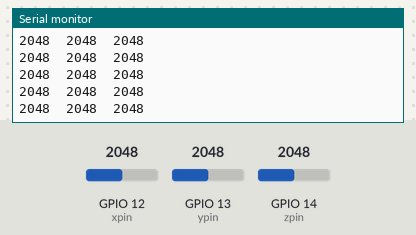
The sketch below on a simulated ESP32. Parts: the last lines printed to the serial monitor. Inputs (shaded band) come from the test bench; at power-on: GPIO 12 (xpin) = 2048, GPIO 13 (ypin) = 2048, GPIO 14 (zpin) = 2048.

Above: at 1.2 s.
1.3 s: GPIO 12 (xpin) set to 2866
At 1.31 s:
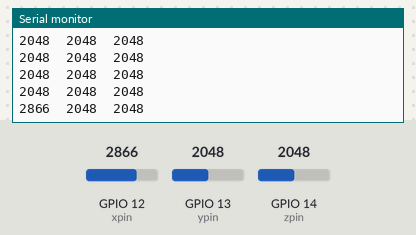
2.8 s: GPIO 13 (ypin) set to 2866
At 2.82 s:
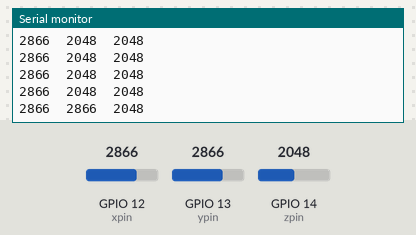
4.3 s: GPIO 14 (zpin) set to 2866
At 4.32 s:
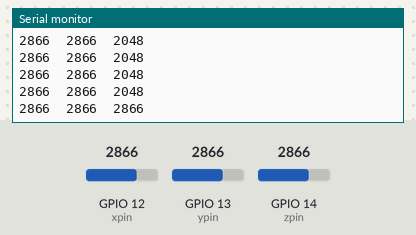
5.8 s: GPIO 12 (xpin) set to 3603
At 5.83 s:
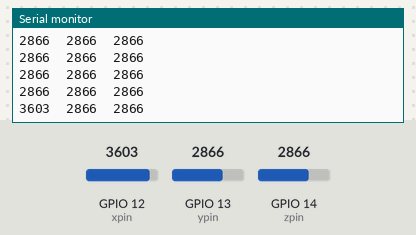
7.3 s: GPIO 13 (ypin) set to 3603
At 7.34 s:
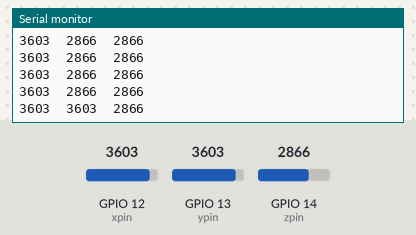
8.8 s: GPIO 14 (zpin) set to 3603
At 8.84 s:
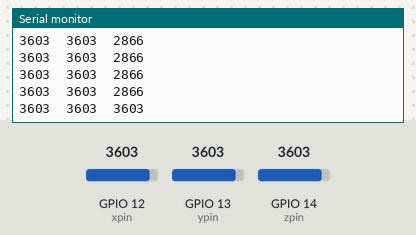
Timing chart, 0 to 11.3 s (numbered marks = the images above; inputs shaded):
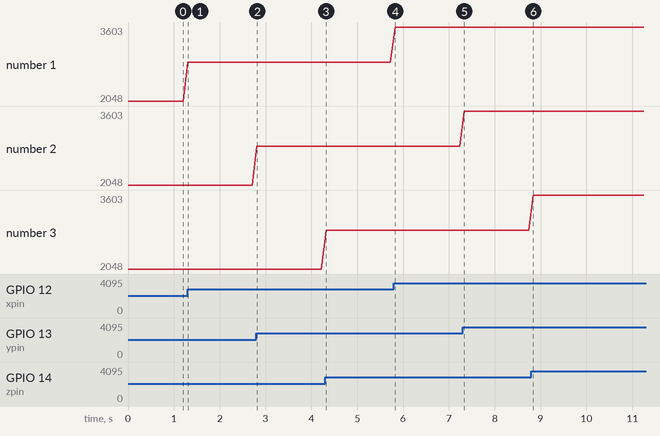

The sketch:

esp32_accel_basic.ino
```cpp
/*
 This code is a basic test of reading an Analog Devices ADXL3xx accelerometer on an ESP32 microcontroller and communicates the
 acceleration to the computer via the serial monitor.

Based on http://www.arduino.cc/en/Tutorial/ADXL3xx. Modified for the ESP32 by Charles Hamilton.
*/


const int xpin = 12;                  // x-axis of accelerometer
const int ypin = 13;                  // y-axis of accelerometer
const int zpin = 14;                  // z-axis of accelerometer


void setup() {
  // initialize the serial communications:
  Serial.begin(115200);
}

void loop() {
  // //Capture and print the x, y, z-axis data from accelerometer sensor values
  Serial.print(analogRead(xpin));
  // print a tab between values:
  Serial.print("\t");
  Serial.print(analogRead(ypin));
  // print a tab between values:
  Serial.print("\t");
  Serial.print(analogRead(zpin));
  Serial.println();
  // delay before next reading:
  delay(100);
}
```

esp32_accel_thing.ino
```cpp
//new version in progress
```

Measured:
- after the input at 1.3 s, the serial monitor: prints a new line at once (image 1)
- after the input at 2.8 s, the serial monitor: prints a new line at once (image 2)
- after the input at 4.3 s, the serial monitor: prints a new line at once (image 3)
- after the input at 5.8 s, the serial monitor: prints a new line at once (image 4)
- after the input at 7.3 s, the serial monitor: prints a new line at once (image 5)
- after the input at 8.8 s, the serial monitor: prints a new line at once (image 6)
- plotted number 1: 2048 → 2866 after the input at 1.3 s, 2866 → 3603 after the input at 5.8 s
